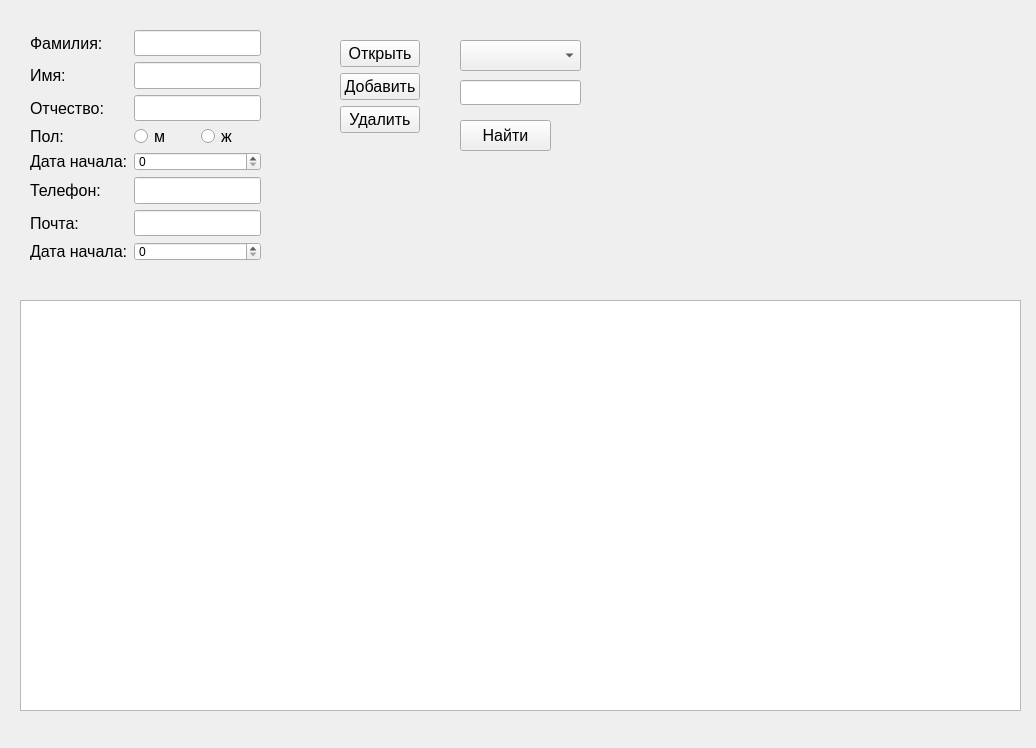
<?xml version="1.0" encoding="UTF-8"?>
<ui version="4.0">
 <class>Form</class>
 <widget class="QWidget" name="Form">
  <property name="geometry">
   <rect>
    <x>0</x>
    <y>0</y>
    <width>1036</width>
    <height>748</height>
   </rect>
  </property>
  <property name="windowTitle">
   <string>Form</string>
  </property>
  <widget class="QTableWidget" name="tableWidget">
   <property name="geometry">
    <rect>
     <x>20</x>
     <y>300</y>
     <width>1001</width>
     <height>411</height>
    </rect>
   </property>
  </widget>
  <widget class="QComboBox" name="comboBox">
   <property name="geometry">
    <rect>
     <x>460</x>
     <y>40</y>
     <width>121</width>
     <height>31</height>
    </rect>
   </property>
  </widget>
  <widget class="QLineEdit" name="lineEdit_3">
   <property name="geometry">
    <rect>
     <x>460</x>
     <y>80</y>
     <width>121</width>
     <height>25</height>
    </rect>
   </property>
   <property name="minimumSize">
    <size>
     <width>1</width>
     <height>1</height>
    </size>
   </property>
   <property name="font">
    <font>
     <pointsize>25</pointsize>
    </font>
   </property>
   <property name="text">
    <string/>
   </property>
  </widget>
  <widget class="QPushButton" name="pushButton_4">
   <property name="geometry">
    <rect>
     <x>460</x>
     <y>120</y>
     <width>91</width>
     <height>31</height>
    </rect>
   </property>
   <property name="font">
    <font>
     <pointsize>12</pointsize>
    </font>
   </property>
   <property name="text">
    <string>Найти</string>
   </property>
  </widget>
  <widget class="QWidget" name="">
   <property name="geometry">
    <rect>
     <x>340</x>
     <y>40</y>
     <width>80</width>
     <height>95</height>
    </rect>
   </property>
   <layout class="QVBoxLayout" name="verticalLayout">
    <item>
     <widget class="QPushButton" name="pushButton">
      <property name="font">
       <font>
        <pointsize>12</pointsize>
       </font>
      </property>
      <property name="text">
       <string>Открыть</string>
      </property>
     </widget>
    </item>
    <item>
     <widget class="QPushButton" name="pushButton_2">
      <property name="font">
       <font>
        <pointsize>12</pointsize>
       </font>
      </property>
      <property name="text">
       <string>Добавить</string>
      </property>
     </widget>
    </item>
    <item>
     <widget class="QPushButton" name="pushButton_3">
      <property name="font">
       <font>
        <pointsize>12</pointsize>
       </font>
      </property>
      <property name="text">
       <string>Удалить</string>
      </property>
     </widget>
    </item>
   </layout>
  </widget>
  <widget class="QWidget" name="">
   <property name="geometry">
    <rect>
     <x>30</x>
     <y>30</y>
     <width>231</width>
     <height>231</height>
    </rect>
   </property>
   <layout class="QFormLayout" name="formLayout">
    <item row="0" column="0">
     <widget class="QLabel" name="label">
      <property name="font">
       <font>
        <pointsize>12</pointsize>
       </font>
      </property>
      <property name="text">
       <string>Фамилия:</string>
      </property>
     </widget>
    </item>
    <item row="0" column="1">
     <widget class="QLineEdit" name="lineEdit">
      <property name="minimumSize">
       <size>
        <width>1</width>
        <height>1</height>
       </size>
      </property>
      <property name="font">
       <font>
        <pointsize>25</pointsize>
       </font>
      </property>
      <property name="text">
       <string/>
      </property>
     </widget>
    </item>
    <item row="1" column="0">
     <widget class="QLabel" name="label_2">
      <property name="font">
       <font>
        <pointsize>12</pointsize>
       </font>
      </property>
      <property name="text">
       <string>Имя:</string>
      </property>
     </widget>
    </item>
    <item row="1" column="1">
     <widget class="QLineEdit" name="lineEdit_2">
      <property name="minimumSize">
       <size>
        <width>1</width>
        <height>1</height>
       </size>
      </property>
      <property name="font">
       <font>
        <pointsize>25</pointsize>
       </font>
      </property>
      <property name="text">
       <string/>
      </property>
     </widget>
    </item>
    <item row="2" column="0">
     <widget class="QLabel" name="label_4">
      <property name="font">
       <font>
        <pointsize>12</pointsize>
       </font>
      </property>
      <property name="text">
       <string>Отчество:</string>
      </property>
     </widget>
    </item>
    <item row="2" column="1">
     <widget class="QLineEdit" name="lineEdit_5">
      <property name="minimumSize">
       <size>
        <width>1</width>
        <height>1</height>
       </size>
      </property>
      <property name="font">
       <font>
        <pointsize>25</pointsize>
       </font>
      </property>
      <property name="text">
       <string/>
      </property>
     </widget>
    </item>
    <item row="8" column="0">
     <widget class="QLabel" name="label_5">
      <property name="font">
       <font>
        <pointsize>12</pointsize>
       </font>
      </property>
      <property name="text">
       <string>Телефон:</string>
      </property>
     </widget>
    </item>
    <item row="10" column="0">
     <widget class="QLabel" name="label_8">
      <property name="font">
       <font>
        <pointsize>12</pointsize>
       </font>
      </property>
      <property name="text">
       <string>Почта:</string>
      </property>
     </widget>
    </item>
    <item row="10" column="1">
     <widget class="QLineEdit" name="lineEdit_7">
      <property name="minimumSize">
       <size>
        <width>1</width>
        <height>1</height>
       </size>
      </property>
      <property name="font">
       <font>
        <pointsize>25</pointsize>
       </font>
      </property>
      <property name="text">
       <string/>
      </property>
     </widget>
    </item>
    <item row="11" column="0">
     <widget class="QLabel" name="label_6">
      <property name="font">
       <font>
        <pointsize>12</pointsize>
       </font>
      </property>
      <property name="text">
       <string>Дата начала:</string>
      </property>
     </widget>
    </item>
    <item row="11" column="1">
     <widget class="QSpinBox" name="spinBox_2">
      <property name="minimumSize">
       <size>
        <width>1</width>
        <height>1</height>
       </size>
      </property>
     </widget>
    </item>
    <item row="3" column="1">
     <layout class="QHBoxLayout" name="horizontalLayout_2">
      <item>
       <widget class="QRadioButton" name="radioButton">
        <property name="minimumSize">
         <size>
          <width>1</width>
          <height>1</height>
         </size>
        </property>
        <property name="font">
         <font>
          <pointsize>12</pointsize>
         </font>
        </property>
        <property name="text">
         <string>м</string>
        </property>
       </widget>
      </item>
      <item>
       <widget class="QRadioButton" name="radioButton_2">
        <property name="minimumSize">
         <size>
          <width>1</width>
          <height>1</height>
         </size>
        </property>
        <property name="font">
         <font>
          <pointsize>12</pointsize>
         </font>
        </property>
        <property name="text">
         <string>ж</string>
        </property>
       </widget>
      </item>
     </layout>
    </item>
    <item row="5" column="1">
     <widget class="QSpinBox" name="spinBox">
      <property name="minimumSize">
       <size>
        <width>1</width>
        <height>1</height>
       </size>
      </property>
     </widget>
    </item>
    <item row="3" column="0">
     <widget class="QLabel" name="label_3">
      <property name="font">
       <font>
        <pointsize>12</pointsize>
       </font>
      </property>
      <property name="text">
       <string>Пол:</string>
      </property>
     </widget>
    </item>
    <item row="5" column="0">
     <widget class="QLabel" name="label_7">
      <property name="font">
       <font>
        <pointsize>12</pointsize>
       </font>
      </property>
      <property name="text">
       <string>Дата начала:</string>
      </property>
     </widget>
    </item>
    <item row="8" column="1">
     <widget class="QLineEdit" name="lineEdit_4">
      <property name="minimumSize">
       <size>
        <width>1</width>
        <height>1</height>
       </size>
      </property>
      <property name="font">
       <font>
        <pointsize>25</pointsize>
       </font>
      </property>
      <property name="text">
       <string/>
      </property>
     </widget>
    </item>
   </layout>
  </widget>
 </widget>
 <resources/>
 <connections/>
</ui>
